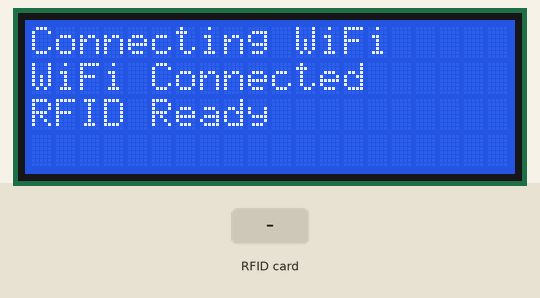
This sketch was run on a simulated ESP32. On the bench: 20×4 character LCD. The inputs (shaded band) are chosen by the test bench. WiFi joins after 1.5 s; servers stay silent unless stated; uploads are accepted with an empty reply; what the sketch prints to the serial monitor is not drawn.

Above: at 1.7 s.
4.9 s: RFID card D1 A7 28 43 held to the reader
At 6.3 s:
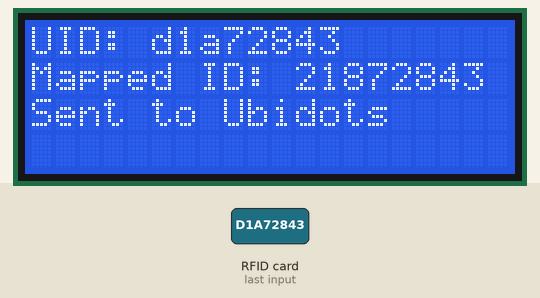
6.6 s: RFID card 41 6E 3D 43 held to the reader
At 7.7 s:
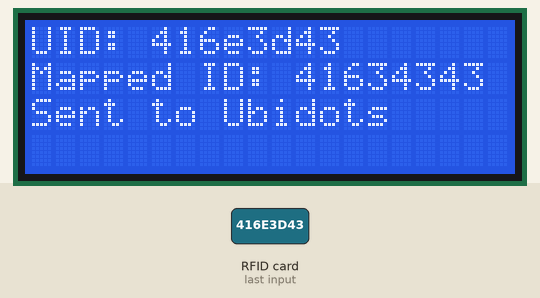
8.9 s: RFID card D1 F5 35 43 held to the reader
At 10.3 s:
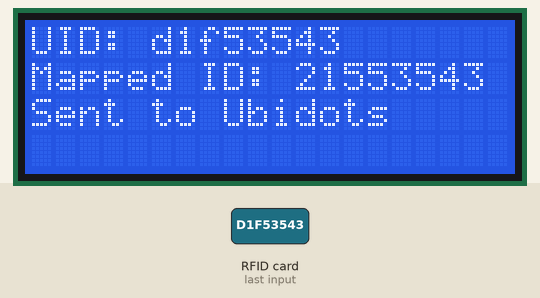
11.1 s: RFID card 5E 7A 19 C4 held to the reader
At 12.9 s:
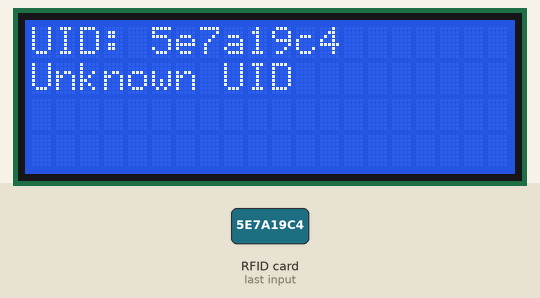
Timing chart, 0 to 14.2 s (numbered marks = the images above; inputs shaded):
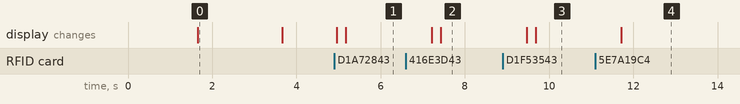

The sketch:

SELFSCANX.ino
```cpp
#include <SPI.h>
#include <MFRC522.h>
#include <WiFi.h>
#include <HTTPClient.h>
#include <Wire.h>
#include <LiquidCrystal_I2C.h>

#define RST_PIN 4
#define SS_PIN 5

const char* ssid = "Mike";
const char* password = "lucky009";
const char* ubidotsToken = "BBUS-gsCDjpaE6w6x2wpWCCUgK39w4Xk2sU";
const char* deviceLabel = "smart_shopping_cart";
const char* variableId = "67fa7f50fd88d23c76ca2061";

MFRC522 mfrc522(SS_PIN, RST_PIN);
LiquidCrystal_I2C lcd(0x27, 20, 4); // 0x27 is the default I2C address, change if needed

void setup() {
  Serial.begin(115200);
  while (!Serial);

  lcd.init();
  lcd.backlight();
  lcd.setCursor(0, 0);
  lcd.print("Connecting WiFi");

  WiFi.begin(ssid, password);
  while (WiFi.status() != WL_CONNECTED) {
    delay(500);
    Serial.print(".");
  }
  Serial.println("\nConnected!");
  lcd.setCursor(0, 1);
  lcd.print("WiFi Connected");

  SPI.begin();
  mfrc522.PCD_Init();
  Serial.println("RFID reader ready");
  lcd.setCursor(0, 2);
  lcd.print("RFID Ready");
  delay(2000);
  lcd.clear();
}

void loop() {
  if (!mfrc522.PICC_IsNewCardPresent()) return;
  if (!mfrc522.PICC_ReadCardSerial()) return;

  String uid = "";
  for (byte i = 0; i < mfrc522.uid.size; i++) {
    uid += String(mfrc522.uid.uidByte[i], HEX);
  }
  uid.toLowerCase();
  Serial.println("Scanned UID: " + uid);

  lcd.clear();
  lcd.setCursor(0, 0);
  lcd.print("UID:");
  lcd.setCursor(5, 0);
  lcd.print(uid);

  long mappedId = mapUidToNumber(uid);
  if (mappedId != 0) {
    lcd.setCursor(0, 1);
    lcd.print("Mapped ID:");
    lcd.setCursor(11, 1);
    lcd.print(mappedId);

    sendToUbidots(mappedId);

    lcd.setCursor(0, 2);
    lcd.print("Sent to Ubidots");
  } else {
    lcd.setCursor(0, 1);
    lcd.print("Unknown UID");
  }

  mfrc522.PICC_HaltA();
  delay(2000);
}

long mapUidToNumber(String uid) {
  if (uid == "1364c43") return 13640403;
  if (uid == "d1a72843") return 21872843;
  if (uid == "416e3d43") return 41634343;
  if (uid == "d1f53543") return 21553543;
  if (uid == "b2993f2") return 29939002;
  return 0;
}

void sendToUbidots(long value) {
  if (WiFi.status() != WL_CONNECTED) {
    Serial.println("WiFi not connected");
    lcd.setCursor(0, 3);
    lcd.print("WiFi Disconnected");
    return;
  }

  HTTPClient http;
  String url = "https://industrial.api.ubidots.com/api/v1.6/variables/" + String(variableId) + "/values";
  String payload = "{\"value\":" + String(value) + "}";

  http.begin(url);
  http.addHeader("Content-Type", "application/json");
  http.addHeader("X-Auth-Token", ubidotsToken);

  Serial.println("Sending to Ubidots:");
  Serial.println("URL: " + url);
  Serial.println("Payload: " + payload);

  int httpCode = http.POST(payload);

  if (httpCode > 0) {
    Serial.printf("HTTP Response: %d\n", httpCode);
    if (httpCode == HTTP_CODE_OK || httpCode == HTTP_CODE_CREATED) {
      String response = http.getString();
      Serial.println("Response: " + response);
    } else {
      Serial.println("Error response: " + http.getString());
    }
  } else {
    Serial.printf("HTTP Error: %s\n", http.errorToString(httpCode).c_str());
    lcd.setCursor(0, 3);
    lcd.print("Ubidots Error");
  }

  http.end();
}
```

Measured:
- after the input at 4.9 s, the display: first changes after 0.06 s (image 1 shows a later state)
- after the input at 6.6 s, the display: first changes after 0.61 s (image 2 shows a later state)
- after the input at 8.9 s, the display: first changes after 0.57 s (image 3 shows a later state)
- after the input at 11.1 s, the display: changes after 0.62 s (image 4)
- what the display in image 0 shows lasts 2.0 s, from 1.7 s to 3.7 s
